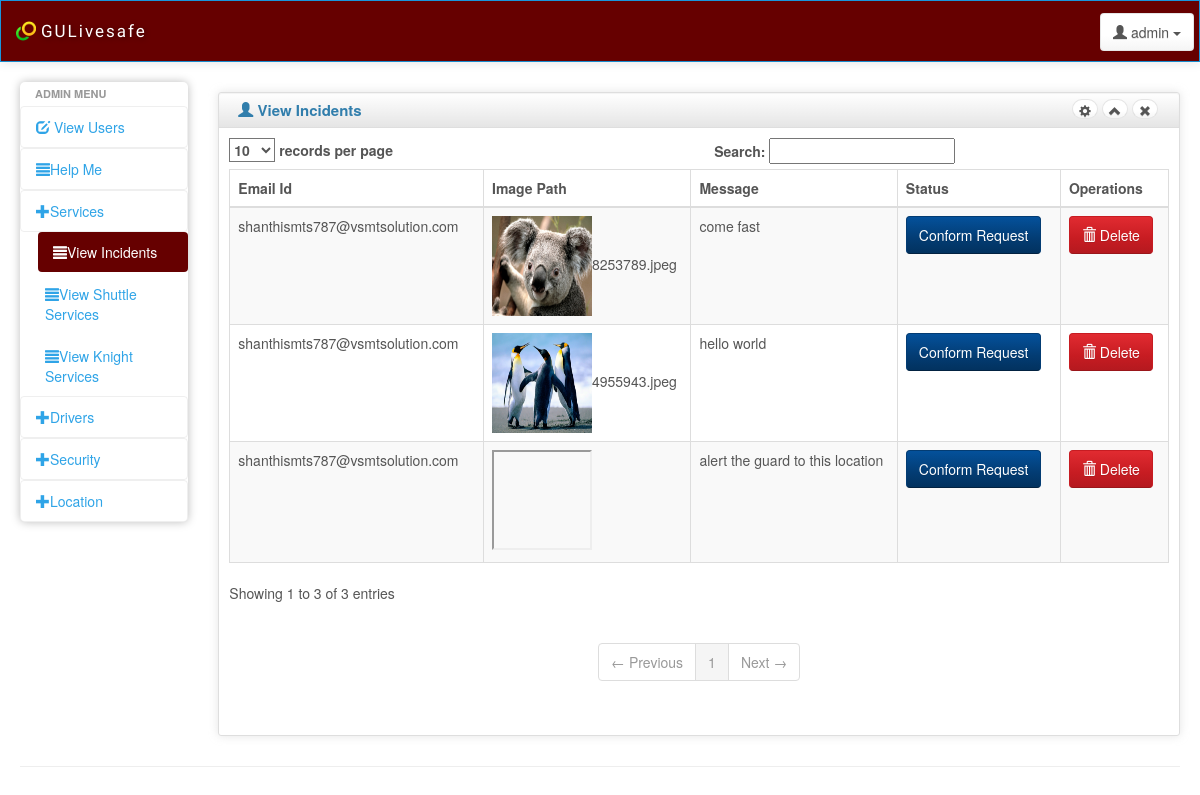
The page /admin/view_incident.php (signed in) on the database its author committed.
### tables this page shows
CREATE TABLE IF NOT EXISTS `incident_reports` (
  `report_id` int(11) NOT NULL AUTO_INCREMENT,
  `email_id` varchar(50) DEFAULT NULL,
  `image_path` varchar(50) DEFAULT NULL,
  `message` varchar(500) DEFAULT NULL,
  `incident_status` varchar(50) DEFAULT 'Not Conformed',
  PRIMARY KEY (`report_id`),
  KEY `FK_incident_reports_users` (`email_id`),
  CONSTRAINT `FK_incident_reports_users` FOREIGN KEY (`email_id`) REFERENCES `users` (`email_id`) ON DELETE CASCADE ON UPDATE CASCADE
);

### admin/view_incident.php (the view, shortened to what this page needs)
<!DOCTYPE html>
<html lang="en">
<head>
    <link id="bs-css" href="css/bootstrap-cerulean.min.css" rel="stylesheet">
    <link href="css/charisma-app.css" rel="stylesheet">
    <link href='bower_components/fullcalendar/dist/fullcalendar.css' rel='stylesheet'>
    <link href='bower_components/fullcalendar/dist/fullcalendar.print.css' rel='stylesheet' media='print'>
    <link href='bower_components/chosen/chosen.min.css' rel='stylesheet'>
    <link href='bower_components/colorbox/example3/colorbox.css' rel='stylesheet'>
    <link href='bower_components/responsive-tables/responsive-tables.css' rel='stylesheet'>
    <link href='bower_components/bootstrap-tour/build/css/bootstrap-tour.min.css' rel='stylesheet'>
    <link href='css/jquery.noty.css' rel='stylesheet'>
    <link href='css/noty_theme_default.css' rel='stylesheet'>
    <link href='css/elfinder.min.css' rel='stylesheet'>
    <link href='css/elfinder.theme.css' rel='stylesheet'>
    <link href='css/jquery.iphone.toggle.css' rel='stylesheet'>
    <link href='css/uploadify.css' rel='stylesheet'>
    <link href='css/animate.min.css' rel='stylesheet'>
</head>
<body>
   <div class="navbar navbar-default" role="navigation">
        <div class="navbar-inner">
            <a class="navbar-brand" href="index.html"> <img alt="Charisma Logo" src="img/logo20.png" class="hidden-xs"/>
                <span>GULivesafe</span></a>
            <div class="btn-group pull-right">
                <button class="btn btn-default dropdown-toggle" data-toggle="dropdown">
                    <i class="glyphicon glyphicon-user"></i><span class="hidden-sm hidden-xs"> admin</span>
                    <span class="caret"></span>
                </button>
            </div>
        </div>
    </div>
<div class="ch-container">
    <div class="row">
        <div class="col-sm-2 col-lg-2">
            <div class="sidebar-nav">
                <div class="nav-canvas">
                    <?php include 'menu.php'?>
                </div>
            </div>
        </div>
        <div id="content" class="col-lg-10 col-sm-10">
    <div class="row">
    <div class="box col-md-12">
    <div class="box-inner">
    <div class="box-header well" data-original-title="">
        <h2><i class="glyphicon glyphicon-user"></i> View Incidents</h2>
        <div class="box-icon">
            <a href="#" class="btn btn-setting btn-round btn-default"><i class="glyphicon glyphicon-cog"></i></a>
            <a href="#" class="btn btn-minimize btn-round btn-default"><i
                    class="glyphicon glyphicon-chevron-up"></i></a>
            <a href="#" class="btn btn-close btn-round btn-default"><i class="glyphicon glyphicon-remove"></i></a>
        </div>
    </div>
    <div class="box-content">
    <table class="table table-striped table-bordered bootstrap-datatable datatable responsive">
    <thead>
    <tr>
        <th>Email Id</th>
		<th>Image Path</th>
		<th>Message</th>
		<th>Status</th>
		<th>Operations</th>
    </tr>
    </thead>
    <tbody>
	<?php
	$sql="select * from incident_reports";
	$res=mysql_query($sql);
	while($user=mysql_fetch_assoc($res))
	{
		?>
    <tr>
        <td class="center"><?php echo $user['email_id']?></td>
		<?php
		if(strpos($user['image_path'],'jpeg')||strpos($user['image_path'],'jpg')||strpos($user['image_path'],'png')){
		?>
		<td class="center"><img src="./report/<?php echo $user['image_path']?>" style="width:100px;height:100px;"><?php echo $user['image_path']?></td>
		<?php
		}else{
			?>
			<td class="center"><iframe width="100" height="100"
src="<?php echo $user['image_path']?>">
</iframe></td>
		<?php
		}
		?>
	  <td class="center"><?php echo $user['message']?></td>
	 <?php
		if($user['incident_status']=='Not Conformed'){
		?>
     <td><a href="status.php?name=Deactive&report_id=<?=$user['report_id']?>&incident_status=<?=$user['incident_status']?>"><button class="btn btn-info">Conform Request</button></td>
     <?php
		}else{
		?>
	<td><a href="status.php?name=Active&report_id=<?=$user['report_id']?>&incident_status=<?=$user['incident_status']?>"><button class="btn btn-info">Active</button></td>
	<?php
		}
		?>
        <td class="center">
		<a class="btn btn-danger" href="delete_data.php?action=user&report_id=<?php echo $user['report_id']?>">
			<i class="glyphicon glyphicon-trash icon-white"></i>
			Delete
            </a>
        </td>
    </tr>
	<?php
	}
	?>
    </tbody>
    </table>
    </div>
    </div>
    </div>
    </div>
    </div>
</div>
    <hr>
</div>
</body>
</html>

### admin/menu.php (shortened to what this page needs)
<ul class="nav nav-pills nav-stacked main-menu">
<li class="nav-header">Admin Menu</li>
<li><a class="ajax-link" href="view_users.php"><i
		class="glyphicon glyphicon-edit"></i><span> View Users</span></a></li>
		<li><a class="ajax-link" href="view_helpme.php"><i
class="glyphicon glyphicon-align-justify"></i><span>Help Me </span></a></li>
<li class="accordion">
<a href="#"><i class="glyphicon glyphicon-plus"></i><span>Services</a>
<ul class="nav nav-pills nav-stacked">
<li><a class="ajax-link" href="view_incident.php"><i
class="glyphicon glyphicon-align-justify"></i><span>View Incidents</span></a></li>
<li><a class="ajax-link" href="view_shuttle.php"><i
class="glyphicon glyphicon-align-justify"></i><span>View Shuttle Services</span></a></li>
<li><a class="ajax-link" href="view_knight.php"><i
class="glyphicon glyphicon-align-justify"></i><span>View Knight Services</span></a></li>
</ul>
</li>
 <li class="accordion">
<a href="#"><i class="glyphicon glyphicon-plus"></i><span>Drivers</span></a>
</li>
 <li class="accordion">
<a href="#"><i class="glyphicon glyphicon-plus"></i><span>Security</a>
</li>
<li class="accordion">
<a href="#"><i class="glyphicon glyphicon-plus"></i><span>Location</a>
</li>

### admin/css/charisma-app.css (style rules this page uses)
.ch-container { padding: 0 15px; }
.box { margin-top: 10px; margin-bottom: 10px; }
.box-inner { border: 1px solid #DEDEDE; border-radius: 3px; -webkit-border-radius: 3px; -moz-border-radius: 3px; box-shadow: 0 0 10px rgba(189, 189, 189, 0.4); -webkit-box-shadow: 0 0 10px rgba(189, 189, 189, 0.4); -moz-box-shadow: 0 0 10px rgba(189, 189, 189, 0.4); }
.box-header { border: none; padding-top: 5px; border-bottom: 1px solid #DEDEDE; border-radius: 3px 3px 0 0; -webkit-border-radius: 3px 3px 0 0; -moz-border-radius: 3px 3px 0 0; height: 35px; min-height: 35px !important; margin-bottom: 0; font-weight: bold; font-size: 16px; background: -moz-linear-gradient(top, rgba(255, 255, 255, 0) 0%, rgba(0, 0, 0, 0.1) 100%); background: -webkit-gradient(linear, left top, left bottom, color-stop(0%, rgba(255, 255, 255, 0)), color-stop(100%, rgba(0, 0, 0, 0.1))); background: -webkit-linear-gradient(top, rgba(255, 255, 255, 0) 0%, rgba(0, 0, 0, 0.1) 100%); background: -o-linear-gradient(top, rgba(255, 255, 255, 0) 0%, rgba(0, 0, 0, 0.1) 100%); background: -ms-linear-gradient(top, rgba(255, 255, 255, 0) 0%, rgba(0, 0, 0, 0.1) 100%); background: linear-gradient(to bottom, rgba(255, 255, 255, 0) 0%, rgba(0, 0, 0, 0.1) 100%); filter: progid:DXImageTransform.Microsoft.gradient(startColorstr='#00ffffff', endColorstr='#1a000000', GradientType=0); }
.box-header h2 { font-size: 15px; width: auto; clear: none; float: left; line-height: 25px; white-space: nowrap; font-weight: bold; margin-top: 0; margin-bottom: 0; }
.box-header h2 > i { margin-top: 1px; }
.box-icon { float: right; }
.box-icon a { clear: none; float: left; margin: 0 2px; height: 20px; width: 5px; margin-top: 1px; }
.box-icon a i { margin-left: -6px; top: -1px; }
.box-content { padding: 10px; }
.btn-round { border-radius: 40px; -webkit-border-radius: 40px; -moz-border-radius: 40px; font-size: 12px; padding-top: 4px; }
.sidebar-nav { min-height: 0; box-shadow: 0 0 10px #BDBDBD; border-radius: 5px; margin-bottom: 0; padding-bottom: 0; max-height: none; }
.navbar-brand { font-family: 'Shojumaru', cursive, Arial, serif; letter-spacing: 2px; text-shadow: 1px 1px 5px rgba(0, 0, 0, 0.5); width: 183px; font-size: 17px; }
.navbar-brand img { float: left; height: 20px; width: 20px; margin-right: 5px; }
.navbar-brand span { float: left; }
.navbar-inner { padding-top: 5px; padding-bottom: 5px; line-height: 30px; height: 60px; }
.navbar-inner .btn-group { margin: 7px 5px 0 5px; }
.pull-right { float: right !important; }
.main-menu > li > a { border: 1px solid rgba(221, 221, 221, 0.46); }
.main-menu > li { margin-top: 0 !important; }
.sidebar-nav .nav-header { display: block; padding: 3px 15px; font-size: 11px; font-weight: bold; line-height: 18px; color: #999999; text-shadow: 0 1px 0 rgba(255, 255, 255, 0.5); text-transform: uppercase; }
.navbar { border-radius: 0; }
ul.main-menu li.active { margin-left: 8px; }
ul.main-menu li:not(.nav-header) { -webkit-transition: .3s; -moz-transition: .3s; -ms-transition: .3s; -o-transition: .3s; transition: .3s; }
.accordion > ul { display: none; margin-left: 10px; }
@media only screen and (min-width: 980px) { a, button, input[type=submit], input[type=button], .product-img { -webkit-transition: .5s; -moz-transition: .5s; -ms-transition: .5s; -o-transition: .5s; transition: .5s; } }
@media only screen and (min-width: 980px) { .ch-container { padding: 0 20px; } }

### admin/bower_components/responsive-tables/responsive-tables.css (style rules this page uses)
table th { font-weight: bold; }
table td, table th { padding: 9px 10px; text-align: left; }

### rows shown on the page
incident_reports: email "shanthismts787@vsmtsolution.com", image_path (picture), image_path "8253789.jpeg", message "come fast"
incident_reports: email "shanthismts787@vsmtsolution.com", image_path (picture), image_path "4955943.jpeg", message "hello world"
incident_reports: email "shanthismts787@vsmtsolution.com", message "alert the guard to this location"
